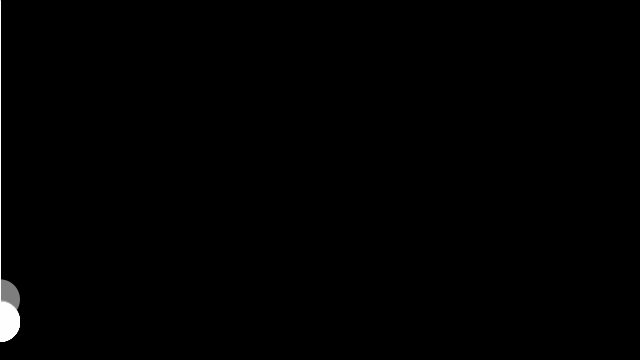
Frame 1 (no input)
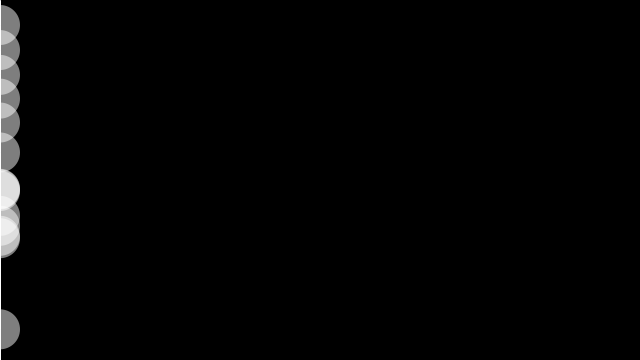
Frame 60 (the mouse pressed at the canvas centre just before this capture)
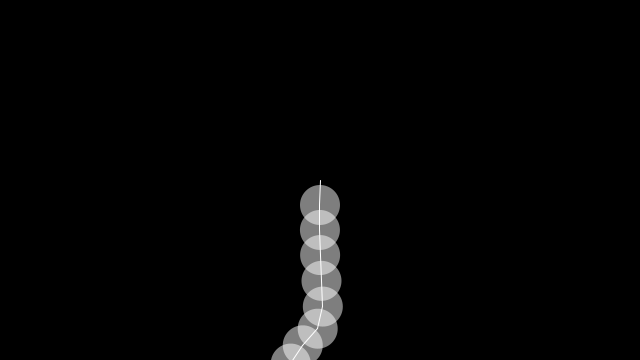
Frame 120 (the mouse held since frame 60 and released just before this capture)

The Processing sketch that drew these frames (run headless with seeded random() and noise(); from frame 60 on, the mouse is pressed at the canvas centre):

// Processing sketch: Cadena
// ── Cadena.pde
/**
 * Chain. 
 * 
 * One mass is attached to the mouse position and the other 
 * is attached the position of the other mass. The gravity
 * in the environment pulls down on both. 
 */

Spring2D[] SpringArray;
int chainNumber = 20;

boolean fijada = false;
int stcX, stcY;

float gravity = 5;
float mass = 2.0;

void setup() 
{
  size(640, 360);
  fill(255, 126);
  SpringArray = new Spring2D[chainNumber];
  // Inputs: x, y, mass, gravity
  for(int i = 0; i < chainNumber; i++)
  {
  SpringArray[i] = new Spring2D(0.0, width/2, mass, gravity);}
}

void draw() {
  background(0);
  if (!fijada)
  {
  SpringArray[0].update(mouseX, mouseY);
  SpringArray[0].display(mouseX, mouseY); 
  }
  else
  {
  SpringArray[0].update(stcX, stcY);
  SpringArray[0].display(stcX, stcY);
  }
  for(int i = 1; i < chainNumber; i++)
  {
  SpringArray[i].update(SpringArray[i - 1].x, SpringArray[i - 1].y);
  SpringArray[i].display(SpringArray[i - 1].x, SpringArray[i - 1].y);
  }
}

void mousePressed()

{
  if(fijada)
  {fijada=false;}
  else{
  fijada=true;
  stcX = mouseX; stcY = mouseY;
  }
}

class Spring2D {
  float vx, vy; // The x- and y-axis velocities
  float x, y; // The x- and y-coordinates
  float gravity;
  float mass;
  float radius = 20;
  float stiffness = 0.2;
  float damping = 0.7;
  
  Spring2D(float xpos, float ypos, float m, float g) {
    x = xpos;
    y = ypos;
    mass = m;
    gravity = g;
  }
  
  void update(float targetX, float targetY) {
    // X
    float forceX = (targetX - x) * stiffness;
    float ax = forceX / mass;
    vx = damping * (vx + ax);
    x += vx;
    // Y
    float forceY = (targetY - y) * stiffness;
    forceY += gravity;
    float ay = forceY / mass;
    vy = damping * (vy + ay);
    y += vy;
  }
  
  void display(float nx, float ny) {
    noStroke();
    ellipse(x, y, radius*2, radius*2);
    stroke(255);
    line(x, y, nx, ny);
  }
}
